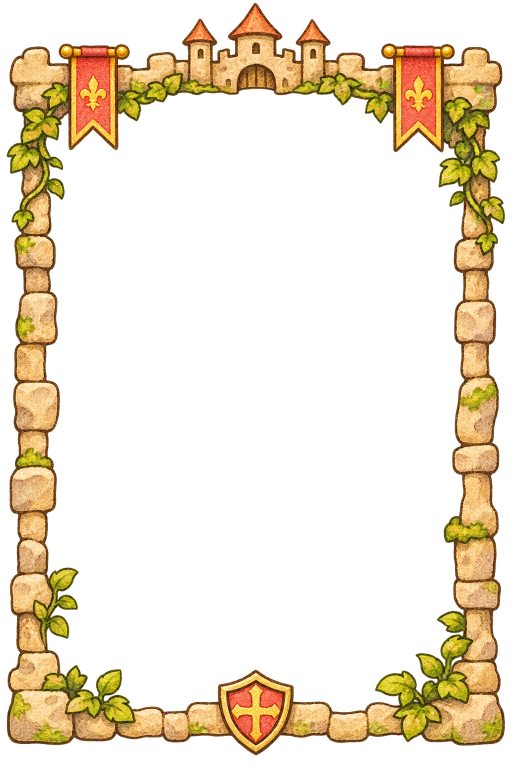
#> input picture assets/frames/castle.png, 1024 x 1536 px (shown at 1/2 size)
$ python -i frame_zones.py   (imports and definitions only)
#> lines starting #> are read from the running program, lines starting #| are printed output that depends on the picture; after the words box and inside, x2 and y2 are one past the last pixel; in counts of white or black regions, pixels touching at a corner belong together
### tools/daycard/overlay_frame.py
"""把一張透明背景的邊框 PNG 蓋在 AI 畫的地圖上。

邊框是固定尺寸的直式圖（1024x1536 或 1080x1620 都行），中間透明的那塊是「窗」。
窗不用量：程式從圖中心沿著 alpha 低的區域往外找，找到窗的外框（含內緣那圈暈），
地圖等比放大到蓋滿窗、貼進去，再把邊框疊上去，撕邊以外鋪底色。

用法（在 Onion-Map 目錄）：
  python tools/daycard/overlay_frame.py --map daycard/2026-11-07/painted.png --frame assets/frames/flowers.png --out daycard/2026-11-07/framed.png
  選項：--size 1080x1620（輸出尺寸）  --bg F4EEE0（撕邊外的底色）  --bleed 0（窗往外多貼幾像素）  --info（只印窗的位置）
        --inner shadow|hard|keep  窗內緣那圈米色暈怎麼辦：預設 shadow 改成焦褐陰影（黑霧貼著框不會有白邊）、hard 整圈切掉、keep 照原樣

輸出成功會印出窗在輸出圖上的座標 (left, top, right, bottom)，compose 寫字時用它決定安全區。
"""
import argparse, json, sys
from pathlib import Path
import numpy as np
from PIL import Image
from scipy import ndimage as ndi


def find_window(frame: Image.Image, thresh: int = 250):
    """窗 = 從圖中心出發、alpha < thresh 連成一片的區域。回傳 (l, t, r, b)，右下是不含的邊界。"""
    a = np.array(frame.convert('RGBA'))[:, :, 3]
    low = a < thresh
    lab, _ = ndi.label(low)
    h, w = a.shape
    cid = lab[h // 2, w // 2]
    if cid == 0:
        raise SystemExit('圖中心不透明，這張不像有窗的邊框')
    ys, xs = np.where(lab == cid)
    # 撕邊外面也透明，可能跟窗連在一起（框有缺口時）；用窗的主體剪掉：只取靠近中心、連續的那段
    return int(xs.min()), int(ys.min()), int(xs.max()) + 1, int(ys.max()) + 1


def fix_inner(frame: Image.Image, mode: str = 'shadow', thresh: int = 250) -> Image.Image:
    """AI 產的框，窗的內緣常帶一圈米色半透明暈，蓋在黑霧上會變成灰白邊。
    shadow：把那圈暈改成焦褐色（陰影感，多米選的）；hard：把暈整個切掉；keep：不動。"""
    if mode == 'keep':
        return frame
    arr = np.array(frame.convert('RGBA'))
    a = arr[:, :, 3]
    h, w = a.shape
    lab, _ = ndi.label(a < thresh)
    win = lab == lab[h // 2, w // 2]
    feather = win & (a > 0)
    if mode == 'hard':
        arr[:, :, 3][feather] = 0
    else:
        arr[:, :, :3][feather] = (58, 40, 24)
        arr[:, :, 3][feather] = (a[feather].astype(float) * 0.7).astype(np.uint8)
    return Image.fromarray(arr)


# [45 lines left out: functions cover, overlay, main, not called in this run]


# [2 lines that do not run on import are left out]

### tools/daycard/frame_zones.py
"""幫每一款邊框算出「程式寫字的保留區」，存成同名 json，並畫一張預覽。

框的裝飾（花、旗、羅盤、卷軸）會伸進窗裡，寫字的板子要避開。做法：
  1. 找窗（跟 overlay_frame 同一套），窗內 alpha > 40 的像素就是「有裝飾」。
  2. 五塊板子各有固定大小與一個角落：標題帶左上、圖例左下、統計右下、比例尺在統計上方、任務印在圖例與統計之間。
  3. 每塊從自己的角落出發，往裡面一格一格推（10px），推到跟裝飾、跟其他板子都不碰為止，離角落最近的位置就是答案。
  4. 全部限制在 IG 4:5 裁切的安全區內（上下各 160px 不放）。

用法（在 Onion-Map 目錄）：
  python tools/daycard/frame_zones.py assets/frames/flowers.png [--map daycard/2026-11-07/painted_fog.png] [--all]
  --all 會把 assets/frames/*.png 全部跑一遍。
輸出：assets/frames/<name>.json 與 daycard/_zones/<name>_zones.png
json 座標都是輸出圖（預設 1080x1620）的像素，compose 直接用。
"""
import argparse, json, sys
from pathlib import Path
import numpy as np
from PIL import Image, ImageDraw, ImageFont

sys.path.insert(0, str(Path(__file__).resolve().parent))
from overlay_frame import find_window, fix_inner, cover  # noqa: E402

OUT_W, OUT_H = 1080, 1620
SAFE_TOP, SAFE_BOTTOM = 160, OUT_H - 160      # IG 4:5 裁掉上下各 135，再留一點
PAD = 18                                       # 板子離裝飾、離彼此的最小距離
# 板子大小（1080 寬的像素），順序就是擺放順序，後擺的要避開先擺的
ZONES = [
    ('title',  (400, 100), 'tl'),
    ('legend', (350, 206), 'bl'),
    ('stats',  (340, 128), 'br'),
    ('scale',  (200, 34),  'above:stats'),
    ('stamp',  (130, 130), 'onto:stats'),   # 印章蓋在統計板右上角，像封印壓在紙上；可以壓到板子，不可以壓到框的裝飾
]
# 推板子的代價：上面的板子寧可往右滑也不要往下掉，下面的板子寧可往中間滑也不要往上爬（字留在霧多的邊帶，別蓋到路線）
VERT_COST = 2
OPTIONS = 10          # 每塊板子除了最佳位置，再多留幾個備選，compose 時挑蓋到最暗（霧最多）的那個
COLORS = {'title': (163, 48, 40), 'legend': (75, 126, 163), 'stats': (91, 124, 71), 'scale': (126, 90, 34), 'stamp': (160, 110, 40)}
LABEL = {'title': '標題帶＋蠟封', 'legend': '圖例板', 'stats': '統計板', 'scale': '比例尺', 'stamp': '任務印'}


def occupancy(frame: Image.Image):
    """輸出尺寸的布林圖：True = 這裡有框的裝飾，不能放字。窗外一律 True。"""
    a = np.array(frame.resize((OUT_W, OUT_H), Image.BILINEAR).convert('RGBA'))[:, :, 3]
    l, t, r, b = find_window(frame)
    sx, sy = OUT_W / frame.width, OUT_H / frame.height
    win = (round(l * sx), round(t * sy), round(r * sx), round(b * sy))
    occ = np.ones((OUT_H, OUT_W), bool)
    # 只算真的畫上去的裝飾（alpha 高）；窗內緣那圈半透明暈不算，板子蓋在暈上沒關係
    occ[win[1]:win[3], win[0]:win[2]] = a[win[1]:win[3], win[0]:win[2]] > 160
    occ[:SAFE_TOP, :] = True
    occ[SAFE_BOTTOM:, :] = True
    return occ, win


def free(occ, x, y, w, h):
    x0, y0, x1, y1 = x - PAD, y - PAD, x + w + PAD, y + h + PAD
    if x0 < 0 or y0 < 0 or x1 > OUT_W or y1 > OUT_H:
        return False
    return not occ[y0:y1, x0:x1].any()


def place(occ, size, anchor, win, placed, limit=OPTIONS):
    w, h = size
    wl, wt, wr, wb = win
    span_x = range(0, 520, 10); span_y = range(0, 400, 10)
    if anchor == 'tl':
        cands = [(wl + PAD + dx, wt + PAD + dy, dx + VERT_COST * dy) for dy in span_y for dx in span_x]
    elif anchor == 'bl':
        cands = [(wl + PAD + dx, wb - PAD - h - dy, dx + VERT_COST * dy) for dy in span_y for dx in span_x]
    elif anchor == 'br':
        cands = [(wr - PAD - w - dx, wb - PAD - h - dy, dx + VERT_COST * dy) for dy in span_y for dx in span_x]
    elif anchor.startswith('above:'):
        if anchor.split(':')[1] not in placed:
            return None
        sx, sy, sw, sh = placed[anchor.split(':')[1]]
        cands = [(sx + sw - w - dx, sy - PAD - h - dy, dx + dy) for dy in range(0, 200, 10) for dx in range(0, 200, 10)]
    elif anchor.startswith('onto:'):  # 壓在某塊板子的右上角，約三分之一疊在板子上
        if anchor.split(':')[1] not in placed:
            return None
        sx, sy, sw, sh = placed[anchor.split(':')[1]]
        ox, oy = sx + sw - int(w * 0.62), sy - int(h * 0.55)
        cands = [(ox + dx, oy + dy, abs(dx) + abs(dy)) for dy in range(-120, 61, 10) for dx in range(-200, 61, 10)]
    else:  # between: 盡量貼著底邊，放在圖例與統計之間；塞不下就往上找
        if 'legend' not in placed or 'stats' not in placed:
            return None
        lx, ly, lw, lh = placed['legend']; sx, sy, sw, sh = placed['stats']
        mid = (lx + lw + sx) / 2 - w / 2
        cands = [(int(mid + dx), wb - PAD - h - dy, abs(dx) + VERT_COST * dy) for dy in range(0, 500, 10) for dx in range(-300, 301, 10)]
    cands.sort(key=lambda c: c[2])
    found = []
    may_overlap = anchor.startswith('onto:')
    for x, y, cost in cands:
        x, y = int(x), int(y)
        if not free(occ, x, y, w, h):
            continue
        if not may_overlap and any(not (x + w + PAD <= px or px + pw + PAD <= x or y + h + PAD <= py or py + ph + PAD <= y) for px, py, pw, ph in placed.values()):
            continue
        # 備選之間至少差 60px，不然全是同一個位置挪一格
        if any(abs(x - fx) < 60 and abs(y - fy) < 60 for fx, fy, _, _, _ in found):
            continue
        found.append((x, y, w, h, cost))
        if len(found) >= limit:
            break
    return found or None


def compute(frame_path: Path):
#> called with frame_path = '../../assets/frames/castle.png'
    raw = Image.open(frame_path).convert('RGBA')
#> raw is the input picture: PIL image 1024x1536 RGBA; mean R, G, B, A 100.7, 77.4, 36.9, 65.6
    occ, win = occupancy(raw)
#> in occupancy, `a = np.array(frame.resize((OUT_W, OUT_H), Image.BILINEAR).convert('RGB..`:
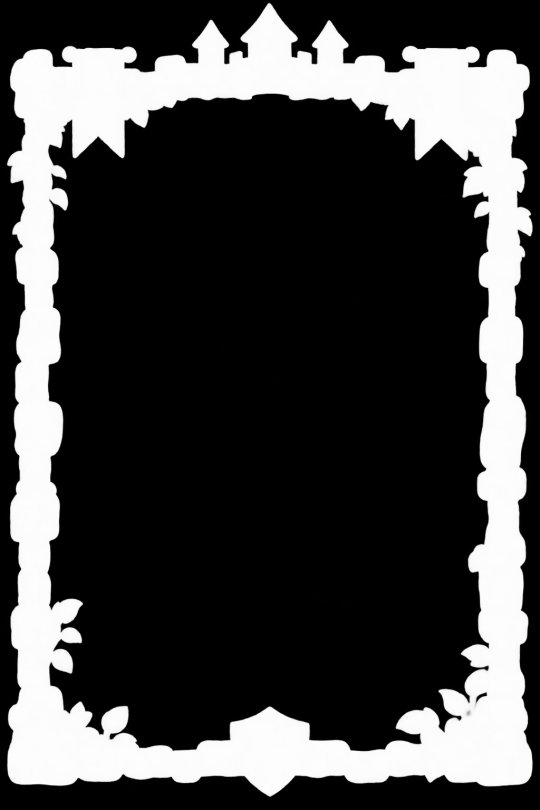
#> a: shape (1620, 1080) (shown at 1/2 size); min 0, max 254, mean 65.6
#> in find_window, `low = a < thresh`:
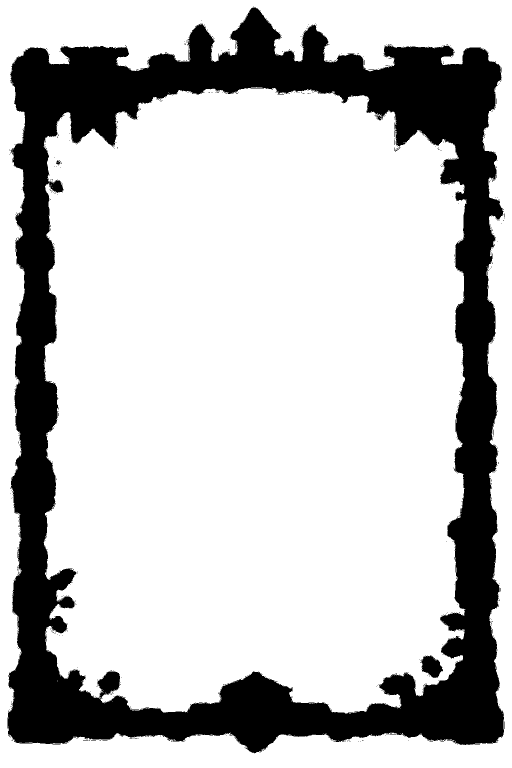
#> low: shape (1536, 1024) bool (shown at 1/2 size); 76.4% white; 736 black regions (733 under 20 px), largest, box (x1, y1, x2, y2) and area: (15, 15, 1008, 1507) 369111, (843, 1311, 886, 1356) 1289, (112, 321, 121, 330) 43
#> in find_window, `lab, _ = ndi.label(low)`:
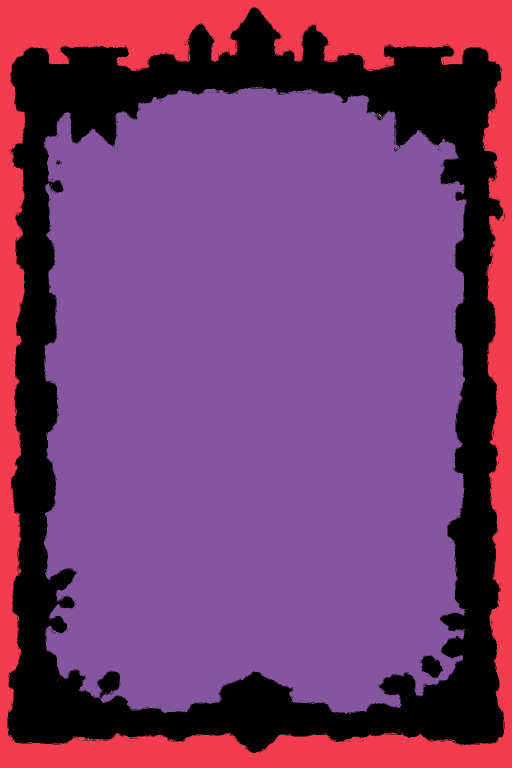
#> lab: shape (1536, 1024) int32 (shown at 1/2 size); 735 distinct labels, from 0 to 734; one colour per label, 0 black
#> in find_window, `cid = lab[h // 2, w // 2]`: cid = 112
#> in occupancy, `l, t, r, b = find_window(frame)`: l = 87; t = 176; r = 933; b = 1427
#> in occupancy, `win = (round(l * sx), round(t * sy), round(r * sx), round(b * sy))`: win = (92, 186, 984, 1505)
#> in occupancy, `occ[win[1]:win[3], win[0]:win[2]] = a[win[1]:win[3], win[0]:win[2]] > ..`: occ: shape (1620, 1080) bool; 41.1% white; 1 white region, box (x1, y1, x2, y2) and area: (0, 0, 1080, 1620) 719377
#> in occupancy, `occ[SAFE_BOTTOM:, :] = True`:
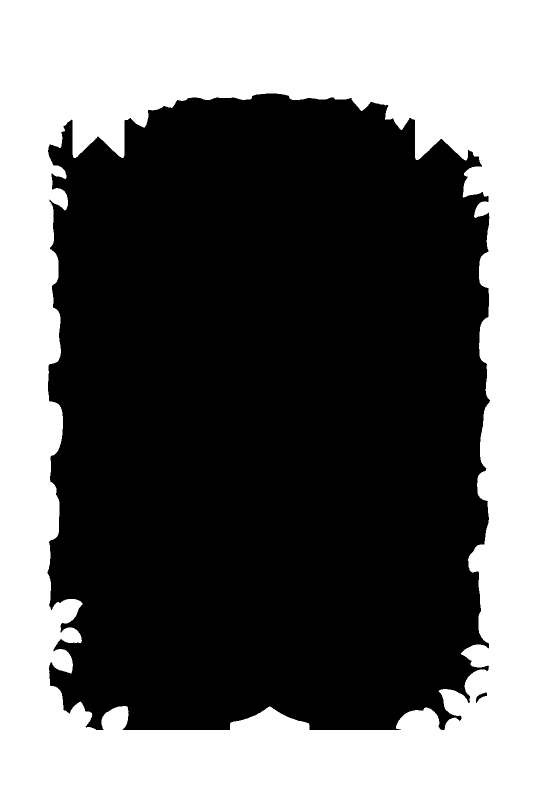
#> occ: shape (1620, 1080) bool (shown at 1/2 size); 41.8% white; 1 white region, box (x1, y1, x2, y2) and area: (0, 0, 1080, 1620) 732018
#> win = (92, 186, 984, 1505)
    frame = fix_inner(raw, 'shadow')
#> in fix_inner, `win = lab == lab[h // 2, w // 2]`:
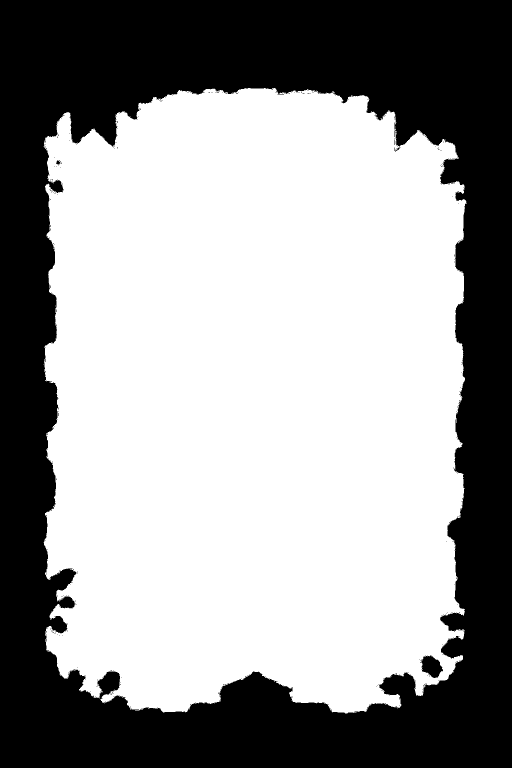
#> win: shape (1536, 1024) bool (shown at 1/2 size); 60% white; 374 black regions (371 under 20 px), largest, box (x1, y1, x2, y2) and area: (0, 0, 1024, 1536) 626793, (843, 1311, 886, 1356) 1296, (112, 321, 121, 330) 46
#> in fix_inner, `feather = win & (a > 0)`:
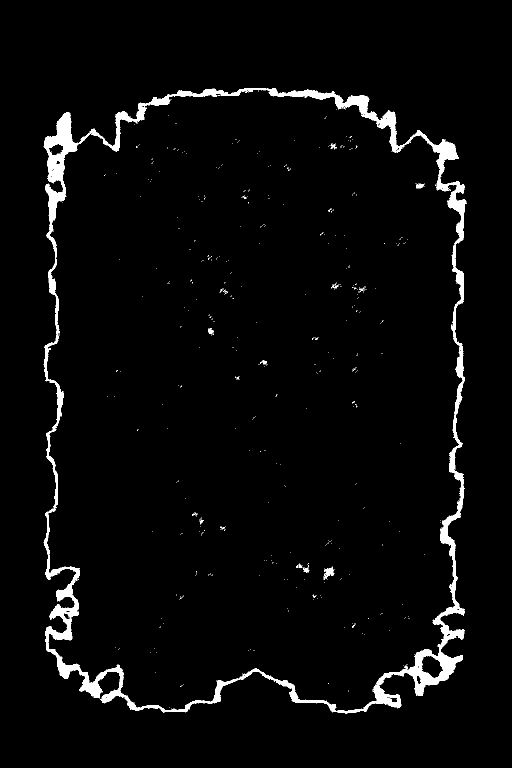
#> feather: shape (1536, 1024) bool (shown at 1/2 size); 2.9% white; 782 white regions (772 under 20 px), largest, box (x1, y1, x2, y2) and area: (87, 176, 933, 1427) 44218, (649, 1133, 668, 1158) 177, (833, 367, 848, 377) 85
#> in fix_inner, `arr[:, :, 3][feather] = (a[feather].astype(float) * 0.7).astype(np.uin..`:
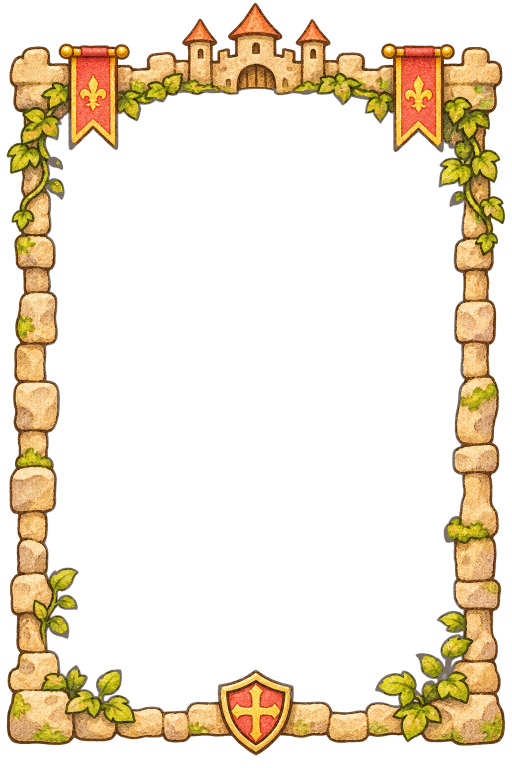
#> arr: shape (1536, 1024, 4) (shown at 1/2 size); mean R, G, B, A 98.9, 75.8, 36.8, 64.6; transparent parts drawn white
    spec = {name: (size, anchor) for name, size, anchor in ZONES}
    placed, options = {}, {}

    def take(name, found):
        placed[name] = found[0][:4]
        options[name] = [f[:4] for f in found]

    t = place(occ, *spec['title'], win, placed)
#> in place, `wl, wt, wr, wb = win`: wl = 92; wt = 186; wr = 984; wb = 1505
#> in place, `cands = [(wl + PAD + dx, wt + PAD + dy, dx + VERT_COST * dy) for dy in..`: cands = 2080 items, first 6: (110, 204, 0), (120, 204, 10), (130, 204, 20), (140, 204, 30), (150, 204, 40), (160, 204, 50)
#> the loop in place, `for x, y, cost in cands:` made 798 passes
#> (x, y, cost, x0 in free, y0 in free, x1 in free, y1 in free) on passes 1 to 3: (110, 204, 0, 92, 186, 528, 322), (120, 204, 10, 102, 186, 538, 322), (130, 204, 20, 112, 186, 548, 322)
#> after the loop in place, `for x, y, cost in cands:`: found = 10 items, first 6: (320, 244, 400, 100, 290), (160, 334, 400, 100, 310), (270, 304, 400, 100, 360), (380, 274, 400, 100, 410), (220, 364, 400, 100, 430), (160, 394, 400, 100, 430)
#> t has the same summary as found in place
    if t:
        take('title', t)
    # 圖例與統計一起找：底邊常常塞不下兩塊，單獨各找會讓後找的那塊被擠到路線上。兩塊代價加總最小的組合勝出。
    L = place(occ, *spec['legend'], win, placed, limit=40)
#> the loop in place (call 2), `for x, y, cost in cands:` made 2080 passes
#> (x, y, cost, x0 in free, y0 in free, x1 in free, y1 in free) on passes 1 to 3: (110, 1281, 0, 92, 1263, 478, 1505), (120, 1281, 10, 102, 1263, 488, 1505), (130, 1281, 20, 112, 1263, 498, 1505)
    best = None
    for l in (L or []):
        trial = dict(placed, legend=l[:4])
        S = place(occ, *spec['stats'], win, trial, limit=1)
        if not S:
            continue
        total = l[4] + S[0][4]
        if best is None or total < best[0]:
            best = (total, l, S[0])
#> this loop made 36 passes
#> l on passes 1 to 12: (190, 1181, 350, 206, 280), (250, 1181, 350, 206, 340), (310, 1181, 350, 206, 400), (190, 1121, 350, 206, 400), (370, 1181, 350, 206, 460), (250, 1121, 350, 206, 460), (430, 1181, 350, 206, 520), (310, 1121, 350, 206, 520), (190, 1061, 350, 206, 520), (490, 1181, 350, 206, 580), (370, 1121, 350, 206, 580), (250, 1061, 350, 206, 580)
    if best:
        _, l, s = best
        take('legend', [l] + [o for o in L if o is not l])
        S = place(occ, *spec['stats'], win, dict(placed), limit=OPTIONS)
        take('stats', [s] + [o for o in (S or []) if o[:4] != s[:4]])
    elif L:
        take('legend', L)
        print('  stats: 放不下，compose 時略過這塊')
    for name in ('scale', 'stamp'):
        z = place(occ, *spec[name], win, placed)
        if z is None:
            print(f'  {name}: 放不下，compose 時略過這塊')
            continue
        take(name, z)
    return frame, win, placed, options


# [56 lines left out: functions font, preview, run, main, not called in this run]


# [2 lines not run here, left out]

>>> result = compute('../../assets/frames/castle.png')
